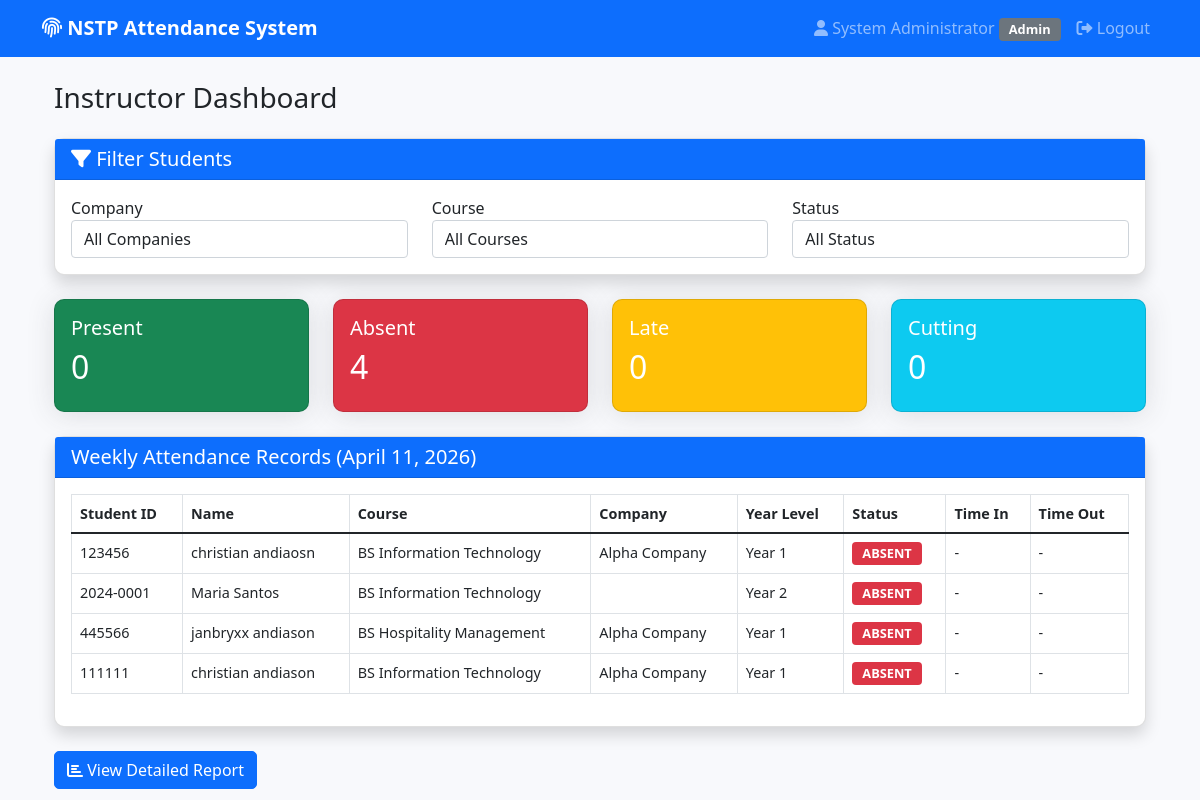
Before: /instructor-dashboard/ (signed in) with the older database file.
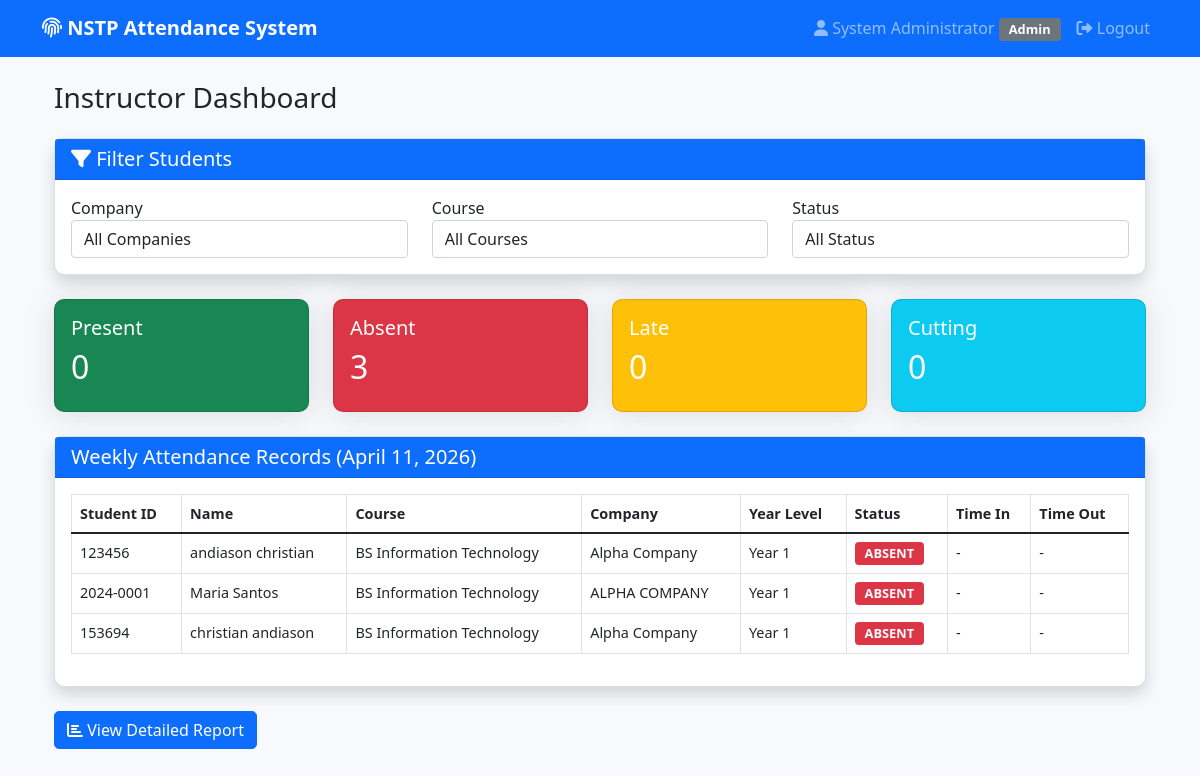
After: the same page with the newer database file.
### core/models.py (models this page shows, shortened)
class User(AbstractUser):
    ROLE_CHOICES = (
        ('student', 'Student'),
        ('instructor', 'Instructor'),
        ('coordinator', 'Coordinator'),
        ('admin', 'Admin'),
    )
    COURSE_CHOICES = (
        ('BSIT', 'BS Information Technology'),
        ('BSED', 'BS Education'),
        ('BSHM', 'BS Hospitality Management'),
        ('BSCRIM', 'BS Criminology'),
        ('BSTM', 'BS Tourism Management'),
    )
    COMPANY_CHOICES = (
        ('ALPHA', 'Alpha Company'),
        ('BRAVO', 'Bravo Company'),
        ('CHARLIE', 'Charlie Company'),
        ('DELTA', 'Delta Company'),
        ('ECHO', 'Echo Company'),
        ('FOXTROT', 'Foxtrot Company'),
        ('GOLF', 'Golf Company'),
        ('HOTEL', 'Hotel Company'),
    )
    role = models.CharField(max_length=20, choices=ROLE_CHOICES, default='student')
    student_id = models.CharField(max_length=20, unique=True, null=True, blank=True)
    course = models.CharField(max_length=20, choices=COURSE_CHOICES, blank=True)
    year_level = models.IntegerField(default=1)  # Default to 1st year
    company = models.CharField(max_length=20, choices=COMPANY_CHOICES, blank=True)
    contact_number = models.CharField(max_length=15, blank=True)
    def get_full_name(self):
        return f"{self.first_name} {self.last_name}"
    def get_course_display(self):
        return dict(self.COURSE_CHOICES).get(self.course, self.course)
    def get_company_display(self):
        return dict(self.COMPANY_CHOICES).get(self.company, self.company)

class AttendanceRecord(models.Model):
    STATUS_CHOICES = (
        ('present', 'Present'),
        ('absent', 'Absent'),
        ('late', 'Late'),
        ('cutting', 'Cutting Class'),
    )
    user = models.ForeignKey(User, on_delete=models.CASCADE, related_name='attendance_records')
    date = models.DateField(auto_now_add=True)
    time_in = models.DateTimeField(null=True, blank=True)
    time_out = models.DateTimeField(null=True, blank=True)
    time_in_code = models.ForeignKey(SlipCode, on_delete=models.SET_NULL, null=True, blank=True, related_name='time_in_records')
    time_out_code = models.ForeignKey(SlipCode, on_delete=models.SET_NULL, null=True, blank=True, related_name='time_out_records')
    status = models.CharField(max_length=20, choices=STATUS_CHOICES, default='absent')
    week_start = models.DateField()
    time_in_passed = models.BooleanField(default=False)
    time_out_passed = models.BooleanField(default=False)
    class Meta:
        unique_together = ['user', 'date']

### core/views.py (the view)
# urls.py: path('instructor-dashboard/', views.instructor_dashboard_view, name='instructor_dashboard'),
@login_required
@instructor_required
def instructor_dashboard_view(request):
    students = User.objects.filter(role='student')
    current_week_start = get_week_start()
    attendance_summary = calculate_attendance_summary(current_week_start)
    attendance_records = []
    for student in students:
        record = AttendanceRecord.objects.filter(
            user=student,
            week_start=current_week_start
        ).first()
        attendance_records.append({
            'student': student,
            'record': record,
        })
    context = {
        'students': students,
        'attendance_records': attendance_records,
        'attendance_summary': attendance_summary,
        'week_start': current_week_start,
    }
    return render(request, 'dashboard/instructor_dashboard.html', context)

### core/utils.py (called while the page is built)
def get_week_start(date=None):
    if date is None:
        date = timezone.now().date()
    days_to_subtract = (date.weekday() + 2) % 7
    return date - timedelta(days=days_to_subtract)

### templates/dashboard/instructor_dashboard.html (shortened to what this page needs)
{% extends 'base.html' %}
{% block content %}
<div class="container-fluid">
    <h1 class="h3 mb-4 text-gray-800">Instructor Dashboard</h1>
    <div class="card shadow mb-4">
        <div class="card-header bg-primary text-white">
            <h5 class="mb-0"><i class="fas fa-filter"></i> Filter Students</h5>
        </div>
        <div class="card-body">
            <div class="row">
                <div class="col-md-4">
                    <label>Company</label>
                    <select id="companyFilter" class="form-control">
                        <option value="">All Companies</option>
                    </select>
                </div>
                <div class="col-md-4">
                    <label>Course</label>
                    <select id="courseFilter" class="form-control">
                        <option value="">All Courses</option>
                    </select>
                </div>
                <div class="col-md-4">
                    <label>Status</label>
                    <select id="statusFilter" class="form-control">
                        <option value="">All Status</option>
                    </select>
                </div>
            </div>
        </div>
    </div>
    <div class="row">
        <div class="col-md-3 mb-4">
            <div class="card bg-success text-white">
                <div class="card-body">
                    <h5>Present</h5>
                    <h2>{{ attendance_summary.stats.present }}</h2>
                </div>
            </div>
        </div>
        <div class="col-md-3 mb-4">
            <div class="card bg-danger text-white">
                <div class="card-body">
                    <h5>Absent</h5>
                    <h2>{{ attendance_summary.stats.absent }}</h2>
                </div>
            </div>
        </div>
        <div class="col-md-3 mb-4">
            <div class="card bg-warning text-white">
                <div class="card-body">
                    <h5>Late</h5>
                    <h2>{{ attendance_summary.stats.late }}</h2>
                </div>
            </div>
        </div>
        <div class="col-md-3 mb-4">
            <div class="card bg-info text-white">
                <div class="card-body">
                    <h5>Cutting</h5>
                    <h2>{{ attendance_summary.stats.cutting }}</h2>
                </div>
            </div>
        </div>
    </div>
    <div class="card shadow">
        <div class="card-header bg-primary text-white">
            <h5 class="mb-0">Weekly Attendance Records ({{ week_start|date:"F d, Y" }})</h5>
        </div>
        <div class="card-body">
            <div class="table-responsive">
                <table class="table table-bordered table-hover" id="attendanceTable">
                    <thead>
                        <tr>
                            <th>Student ID</th>
                            <th>Name</th>
                            <th>Course</th>
                            <th>Company</th>
                            <th>Year Level</th>
                            <th>Status</th>
                            <th>Time In</th>
                            <th>Time Out</th>
                        </tr>
                    </thead>
                    <tbody>
                        {% for item in attendance_records %}
                            <tr class="attendance-row"
                                data-course="{{ item.student.course }}"
                                data-company="{{ item.student.company }}"
                                data-status="{% if item.record %}{{ item.record.status }}{% else %}absent{% endif %}">
                                <td>{{ item.student.student_id }}</td>
                                <td>{{ item.student.get_full_name }}</td>
                                <td>{{ item.student.get_course_display }}</td>
                                <td>{{ item.student.get_company_display }}</td>
                                <td>Year {{ item.student.year_level }}</td>
                                <td>
                                    {% if item.record %}
                                        <span class="badge
                                            {% if item.record.status == 'present' %}bg-success
                                            {% elif item.record.status == 'absent' %}bg-danger
                                            {% elif item.record.status == 'late' %}bg-warning
                                            {% else %}bg-info{% endif %}">
                                            {{ item.record.status|upper }}
                                        </span>
                                    {% else %}
                                        <span class="badge bg-danger">ABSENT</span>
                                    {% endif %}
                                 </td>
                                <td>{{ item.record.time_in|date:"h:i A"|default:"-" }}</td>
                                <td>{{ item.record.time_out|date:"h:i A"|default:"-" }}</td>
                            </tr>
                        {% empty %}
                            <tr>
                                <td colspan="8" class="text-center">No students found.</td>
                            </tr>
                        {% endfor %}
                    </tbody>
                </table>
            </div>
        </div>
    </div>
    <div class="mt-4">
        <a href="{% url 'attendance_report' %}" class="btn btn-primary">
            <i class="fas fa-chart-bar"></i> View Detailed Report
        </a>
    </div>
</div>
{% endblock %}

### templates/base.html (shortened to what this page needs)
<!DOCTYPE html>
<html lang="en">
<head>
    <link href="https://cdn.jsdelivr.net/npm/bootstrap@5.1.3/dist/css/bootstrap.min.css" rel="stylesheet">
    <link rel="stylesheet" href="https://cdnjs.cloudflare.com/ajax/libs/font-awesome/6.0.0/css/all.min.css">
    {% load static %}
    <link rel="stylesheet" href="{% static 'css/style.css' %}">
</head>
<body>
    <nav class="navbar navbar-expand-lg navbar-dark bg-primary">
        <div class="container">
            <a class="navbar-brand" href="{% url 'dashboard' %}">
                <i class="fas fa-fingerprint"></i> NSTP Attendance System
            </a>
            <div class="collapse navbar-collapse" id="navbarNav">
                <ul class="navbar-nav ms-auto">
                    {% if user.is_authenticated %}
                        <li class="nav-item">
                            <span class="nav-link">
                                <i class="fas fa-user"></i> {{ user.get_full_name|default:user.username }}
                                <span class="badge bg-secondary">{{ user.role|title }}</span>
                            </span>
                        </li>
                        <li class="nav-item">
                            <a class="nav-link" href="{% url 'logout' %}">
                                <i class="fas fa-sign-out-alt"></i> Logout
                            </a>
                        </li>
                    {% endif %}
                </ul>
            </div>
        </div>
    </nav>
    <div class="container mt-4">
        {% block content %}
        {% endblock %}
    </div>
</body>
</html>

### static/css/style.css (style rules this page uses)
body { background-color: #f8f9fc; font-family: 'Segoe UI', Tahoma, Geneva, Verdana, sans-serif; }
.navbar-brand { font-weight: bold; }
.card { border-radius: 10px; box-shadow: 0 0.15rem 1.75rem 0 rgba(58, 59, 69, 0.15); }
.card-header { border-radius: 10px 10px 0 0; }
.btn { border-radius: 5px; font-weight: 500; }
.table { font-size: 0.9rem; }
.badge { padding: 5px 10px; font-size: 0.8rem; }

Changed rows visible on the page:
removed User: student.student_id "445566", student.get_full_name "janbryxx andiason", student.course "BS Hospitality Management", student.company "Alpha Company", student.year_level "1", record.time_in "-", record.time_out "-"
removed User: student.student_id "111111", student.get_full_name "christian andiason", student.course "BS Information Technology", student.company "Alpha Company", student.year_level "1", record.time_in "-", record.time_out "-"
added AttendanceRecord: date "April 11, 2026"
changed User: student.get_full_name "christian andiaosn" → "andiason christian"
changed User "Maria Santos": student.company (not shown) → "ALPHA COMPANY"; student.year_level "2" → "1"
added User: student.student_id "153694", student.get_full_name "christian andiason", student.course "BS Information Technology", student.company "Alpha Company", student.year_level "1", record.time_in "-", record.time_out "-"
Other visible differences:
{{ attendance_summary.stats.absent }}: "4" → "3"
{{ week_start|date:"F d, Y" }}: "April 11, 2026" → (not shown)
